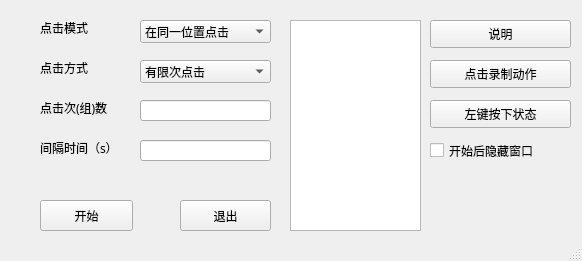
<?xml version="1.0" encoding="UTF-8"?>
<ui version="4.0">
 <class>mouse_automatic</class>
 <widget class="QMainWindow" name="mouse_automatic">
  <property name="geometry">
   <rect>
    <x>0</x>
    <y>0</y>
    <width>582</width>
    <height>261</height>
   </rect>
  </property>
  <property name="minimumSize">
   <size>
    <width>582</width>
    <height>261</height>
   </size>
  </property>
  <property name="maximumSize">
   <size>
    <width>582</width>
    <height>261</height>
   </size>
  </property>
  <property name="font">
   <font>
    <family>楷体</family>
   </font>
  </property>
  <property name="contextMenuPolicy">
   <enum>Qt::NoContextMenu</enum>
  </property>
  <property name="acceptDrops">
   <bool>false</bool>
  </property>
  <property name="windowTitle">
   <string>mouse_automatic</string>
  </property>
  <widget class="QWidget" name="centralWidget">
   <widget class="QPushButton" name="pushButton">
    <property name="geometry">
     <rect>
      <x>40</x>
      <y>200</y>
      <width>93</width>
      <height>31</height>
     </rect>
    </property>
    <property name="text">
     <string>开始</string>
    </property>
   </widget>
   <widget class="QLabel" name="label">
    <property name="geometry">
     <rect>
      <x>40</x>
      <y>100</y>
      <width>101</width>
      <height>16</height>
     </rect>
    </property>
    <property name="text">
     <string>点击次(组)数</string>
    </property>
   </widget>
   <widget class="QLineEdit" name="lineEdit">
    <property name="geometry">
     <rect>
      <x>140</x>
      <y>100</y>
      <width>131</width>
      <height>21</height>
     </rect>
    </property>
    <property name="frame">
     <bool>true</bool>
    </property>
   </widget>
   <widget class="QLabel" name="label_2">
    <property name="geometry">
     <rect>
      <x>40</x>
      <y>140</y>
      <width>101</width>
      <height>16</height>
     </rect>
    </property>
    <property name="text">
     <string>间隔时间（s）</string>
    </property>
   </widget>
   <widget class="QLineEdit" name="lineEdit_2">
    <property name="geometry">
     <rect>
      <x>140</x>
      <y>140</y>
      <width>131</width>
      <height>21</height>
     </rect>
    </property>
    <property name="frame">
     <bool>true</bool>
    </property>
   </widget>
   <widget class="QPushButton" name="pushButton_2">
    <property name="geometry">
     <rect>
      <x>180</x>
      <y>200</y>
      <width>91</width>
      <height>31</height>
     </rect>
    </property>
    <property name="text">
     <string>退出</string>
    </property>
   </widget>
   <widget class="QComboBox" name="comboBox">
    <property name="geometry">
     <rect>
      <x>140</x>
      <y>60</y>
      <width>131</width>
      <height>23</height>
     </rect>
    </property>
    <property name="frame">
     <bool>true</bool>
    </property>
    <item>
     <property name="text">
      <string>有限次点击</string>
     </property>
    </item>
    <item>
     <property name="text">
      <string>无限次点击</string>
     </property>
    </item>
   </widget>
   <widget class="QLabel" name="label_3">
    <property name="geometry">
     <rect>
      <x>40</x>
      <y>60</y>
      <width>72</width>
      <height>15</height>
     </rect>
    </property>
    <property name="text">
     <string>点击方式</string>
    </property>
   </widget>
   <widget class="QTextEdit" name="textEdit">
    <property name="geometry">
     <rect>
      <x>290</x>
      <y>20</y>
      <width>131</width>
      <height>211</height>
     </rect>
    </property>
    <property name="cursor" stdset="0">
     <cursorShape>ArrowCursor</cursorShape>
    </property>
   </widget>
   <widget class="QComboBox" name="comboBox_2">
    <property name="geometry">
     <rect>
      <x>140</x>
      <y>20</y>
      <width>131</width>
      <height>23</height>
     </rect>
    </property>
    <property name="frame">
     <bool>true</bool>
    </property>
    <item>
     <property name="text">
      <string>在同一位置点击</string>
     </property>
    </item>
    <item>
     <property name="text">
      <string>录制动作点击</string>
     </property>
    </item>
   </widget>
   <widget class="QLabel" name="label_4">
    <property name="geometry">
     <rect>
      <x>40</x>
      <y>20</y>
      <width>72</width>
      <height>15</height>
     </rect>
    </property>
    <property name="text">
     <string>点击模式</string>
    </property>
   </widget>
   <widget class="QPushButton" name="pushButton_3">
    <property name="geometry">
     <rect>
      <x>430</x>
      <y>60</y>
      <width>141</width>
      <height>28</height>
     </rect>
    </property>
    <property name="font">
     <font>
      <family>楷体</family>
      <pointsize>9</pointsize>
      <italic>false</italic>
     </font>
    </property>
    <property name="statusTip">
     <string comment="666" extracomment="666"/>
    </property>
    <property name="whatsThis">
     <string comment="777" extracomment="777"/>
    </property>
    <property name="text">
     <string>点击录制动作</string>
    </property>
   </widget>
   <widget class="QPushButton" name="pushButton_4">
    <property name="geometry">
     <rect>
      <x>430</x>
      <y>20</y>
      <width>141</width>
      <height>28</height>
     </rect>
    </property>
    <property name="text">
     <string>说明</string>
    </property>
   </widget>
   <widget class="QPushButton" name="pushButton_5">
    <property name="geometry">
     <rect>
      <x>430</x>
      <y>100</y>
      <width>141</width>
      <height>28</height>
     </rect>
    </property>
    <property name="text">
     <string>左键按下状态</string>
    </property>
   </widget>
   <widget class="QCheckBox" name="checkBox">
    <property name="geometry">
     <rect>
      <x>430</x>
      <y>140</y>
      <width>141</width>
      <height>21</height>
     </rect>
    </property>
    <property name="text">
     <string>开始后隐藏窗口</string>
    </property>
   </widget>
   <widget class="QLabel" name="label_background">
    <property name="geometry">
     <rect>
      <x>0</x>
      <y>0</y>
      <width>582</width>
      <height>261</height>
     </rect>
    </property>
    <property name="text">
     <string/>
    </property>
   </widget>
   <zorder>label_background</zorder>
   <zorder>pushButton</zorder>
   <zorder>label</zorder>
   <zorder>lineEdit</zorder>
   <zorder>label_2</zorder>
   <zorder>lineEdit_2</zorder>
   <zorder>pushButton_2</zorder>
   <zorder>comboBox</zorder>
   <zorder>label_3</zorder>
   <zorder>textEdit</zorder>
   <zorder>comboBox_2</zorder>
   <zorder>label_4</zorder>
   <zorder>pushButton_3</zorder>
   <zorder>pushButton_4</zorder>
   <zorder>pushButton_5</zorder>
   <zorder>checkBox</zorder>
  </widget>
  <widget class="QStatusBar" name="statusBar"/>
 </widget>
 <layoutdefault spacing="6" margin="11"/>
 <resources/>
 <connections/>
</ui>
